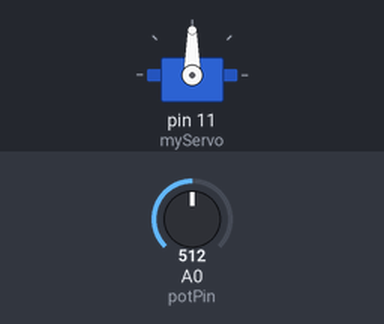
The sketch below on a simulated Arduino Uno, built with avr-gcc and run on an emulated ATmega328P. Shown: servo. The inputs (shaded band) are chosen by the test bench; at power-on: A0 (potPin) = 512.

Above: at 1.2 s.
1.3 s: A0 (potPin) set to 716
At 1.7 s:
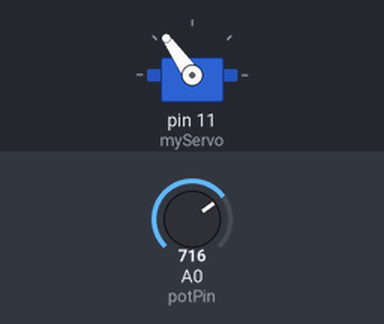
2.8 s: A0 (potPin) set to 900
At 3.7 s:
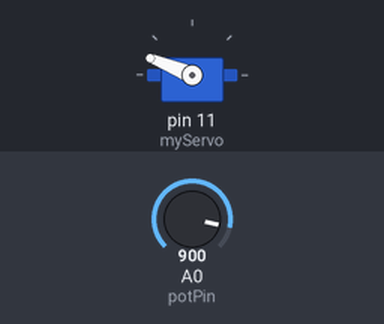
4.3 s: A0 (potPin) set to 1023
At 5.1 s:
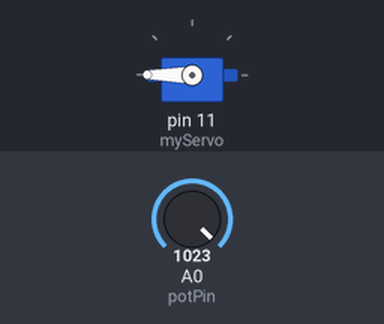
5.8 s: A0 (potPin) set to 306
At 7.0 s:
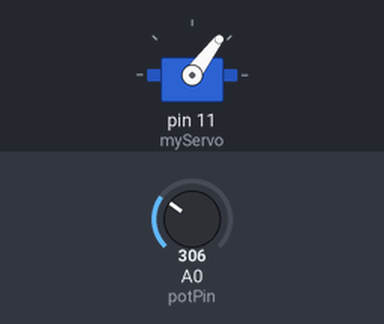
7.3 s: A0 (potPin) set to 122
At 8.6 s:
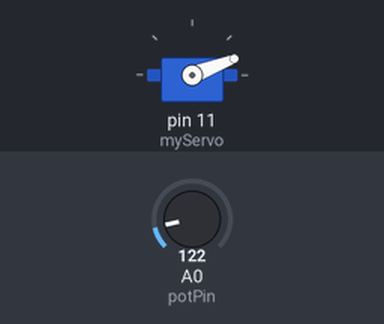
Timing chart, 0 to 9.8 s (numbered marks = the images above; inputs shaded):
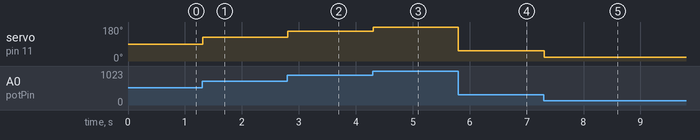

Measured:
- after the input at 1.3 s, servo on pin 11 (myServo): 90° → 125° at once
- after the input at 2.8 s, servo on pin 11 (myServo): 125° → 158° at once
- after the input at 4.3 s, servo on pin 11 (myServo): 158° → 180° at once
- after the input at 5.8 s, servo on pin 11 (myServo): 180° → 53° at once
- after the input at 7.3 s, servo on pin 11 (myServo): 53° → 21° at once

The sketch:

MFL01_Servo_Pot.ino
```cpp
#include <Servo.h>

Servo myServo;        // create servo object
int potPin = A0;      // potentiometer connected to A0
int potValue;         // variable to read potentiometer
int angle;            // servo angle

void setup() {
  myServo.attach(11); // servo signal pin
}

void loop() {
  potValue = analogRead(potPin);        // read potentiometer (0 to 1023)
  angle = map(potValue, 0, 1023, 0, 180); // map to servo angle (0 to 180)

  myServo.write(angle);  // move servo
  delay(15);             // small delay for smooth movement
}
```
